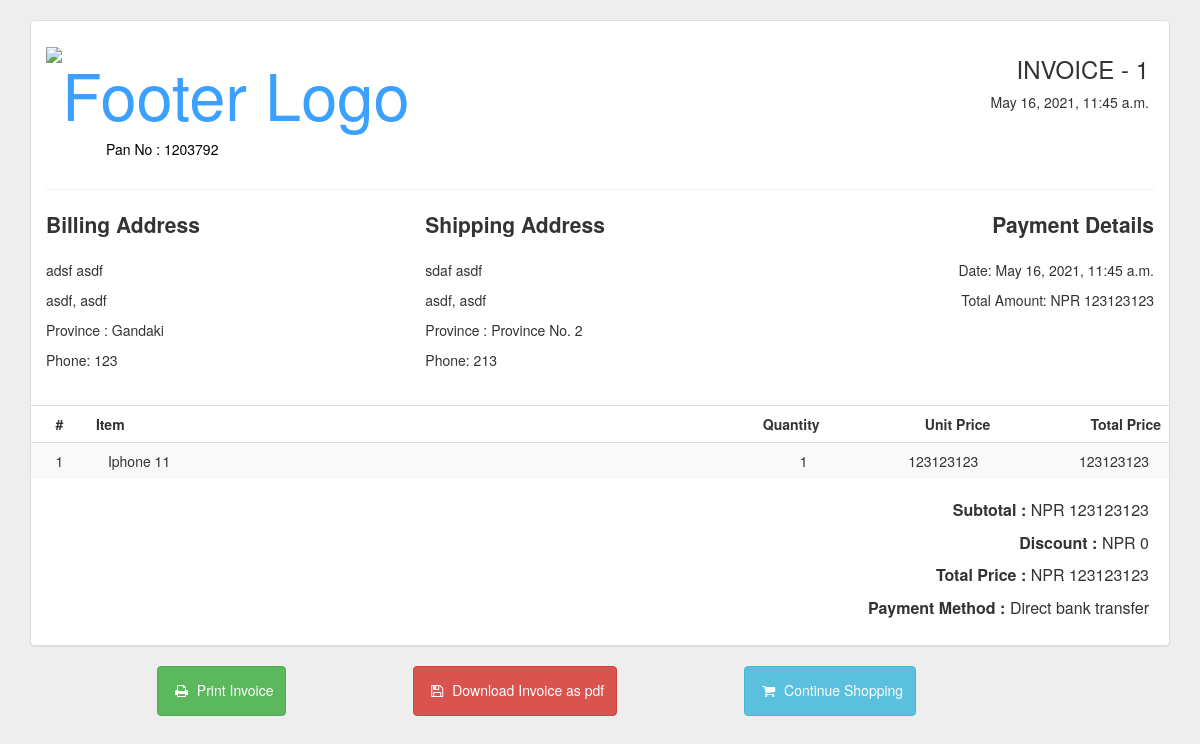
The page /invoice/1/ (signed in) on the database its author committed.
### Commerce/models.py (models this page shows, shortened)
class Order(models.Model):
    user = models.ForeignKey(User, on_delete = models.CASCADE)
    order_type = models.CharField(max_length = 50, blank = True, null = True)
    ordered_date = models.DateTimeField(auto_now_add = True)
    payment_method = models.CharField(max_length = 100, blank = False, null = False)
    subtotal_price = models.PositiveBigIntegerField()
    Coupon_used = models.CharField(max_length = 100, blank = True, null = True, verbose_name = 'Coupon Code Used')
    discount_amount = models.PositiveBigIntegerField(blank = True, null = True, verbose_name = 'Discount Amount')
    delivery_charge = models.PositiveBigIntegerField(blank = True, null = True, verbose_name = 'Delivery Charge')
    total_paid_price = models.PositiveBigIntegerField()
    status = models.CharField(max_length = 50, choices = STATUS_CHOICES, default = 'Order Placed')
    complete = models.BooleanField(default = False)
    cancel_reason = models.TextField(blank = True, null = True, verbose_name = 'Cancel Reason (Only to be filled when order is cancelled)')

class BillingAddress(models.Model):
    order = models.ForeignKey(Order, on_delete = models.CASCADE)
    first_name = models.CharField(max_length = 200)
    last_name = models.CharField(max_length = 200)
    locality = models.CharField(max_length = 200)
    city = models.CharField(max_length = 100)
    zipcode = models.IntegerField(blank = True, null = True)
    province = models.CharField(choices = PROVINCE_CHOICES, max_length = 100)
    phone = models.BigIntegerField()
    customer_pan_number = models.BigIntegerField(blank = True, null = True)
    alternative_phone_number = models.BigIntegerField(blank = True, null = True)

class ShippingAddress(models.Model):
    order = models.ForeignKey(Order, on_delete = models.CASCADE)
    first_name = models.CharField(max_length = 200)
    last_name = models.CharField(max_length = 200)
    locality = models.CharField(max_length = 200)
    city = models.CharField(max_length = 100)
    zipcode = models.IntegerField(blank = True, null = True)
    province = models.CharField(choices = PROVINCE_CHOICES, max_length = 100)
    phone = models.BigIntegerField()
    alternative_phone_number = models.BigIntegerField(blank = True, null = True)
    pickup_address = models.TextField()
    special_notes = models.TextField(blank = True, null = True)

class OrderItem(models.Model):
    order = models.ForeignKey(Order, on_delete = models.CASCADE)
    product = models.ForeignKey(Product, on_delete = models.CASCADE)
    quantity =  models.PositiveIntegerField(default = 1)
    unit_price = models.IntegerField()
    total_price = models.IntegerField()

### Shop/models.py (models this page shows, shortened)
class Product(models.Model):
    product_name = models.CharField(max_length = 400)
    slug = models.SlugField(max_length = 200, unique = True, blank =True,default = '')
    description = models.TextField(blank = True, null = True)
    model_number = models.CharField(max_length = 200, null = True, blank = True)
    specifications = RichTextField(blank = True, null = True)
    overview = RichTextField(blank = True, null = True)
    shipping_and_returns = RichTextField(blank = True, null = True)
    published_date = models.DateField(default = date.today)
    availability = models.CharField(choices = availability_choices, max_length = 200)
    sale = models.CharField(max_length = 50, choices = availability_choices)
    new = models.CharField(max_length = 50, choices = availability_choices)
    previous_price = models.PositiveBigIntegerField(blank = True, null = True)
    current_price = models.PositiveBigIntegerField()
    discount_percentage = models.IntegerField(blank = True , null =True)
    thumbnail = models.ImageField(upload_to = 'images/product images')
    brand = models.CharField(max_length = 200, blank = True, null = True)
    category = models.CharField(max_length = 200, blank = True, null = True)
    subcategory = models.CharField(max_length = 200, blank =True, null = True)
    quantity = models.IntegerField(blank = True, null = True)
    total_review = models.IntegerField(blank = True, null = True, verbose_name = 'Total Reviews')
    average_rating = models.FloatField(blank = True, null = True, verbose_name = 'Average Rating')
    int_average_rating = models.IntegerField(blank = True, null = True)
    meta_description = models.CharField(max_length = 500, blank = True, null = True)
    meta_keywords = models.CharField(max_length = 300, blank = True, null = True)
    page_title = models.CharField(max_length = 300)
    def image_tag(self):
        return mark_safe('<img src="%s" width="75" height="75" />' % (self.thumbnail.url))
    image_tag.short_description = 'Image'
    def __str__(self):
        return self.product_name

### Commerce/views.py (the view)
# urls.py: path('invoice/<int:orderID>/',views.invoice, name = 'invoice'),
@login_required
def invoice(request, orderID):
    user = request.user
    if user.is_superuser:
        order = Order.objects.filter(id = orderID)
    else:
        order = Order.objects.filter(id = orderID, user = request.user)
    context = {'order':order}
    return render(request, 'invoice.html', context)

### Homepage/context_processors.py (called while the page is built)
def navbar_message_processors(request):
    category_list =  Category.objects.all().order_by('priority')
    if category_list:
        return {'category' : category_list}
    else:
        return {'category' : ''}

### templates/invoice.html (shortened to what this page needs)
{% load static %}
<!DOCTYPE html>
<html lang="en">
<head>
    <link href="https://netdna.bootstrapcdn.com/bootstrap/3.3.6/css/bootstrap.min.css" rel="stylesheet">
    <link rel="stylesheet" href="{% static 'assets/css/invoice.css'%}">
    <link href="https://maxcdn.bootstrapcdn.com/font-awesome/4.3.0/css/font-awesome.min.css" rel="stylesheet">
</head>
<body>
    {% if order %}
    <div class="container bootstrap snippets bootdeys">
        <div class="row">
            <div class="col-sm-12">
                <div class="panel panel-default invoice" id="invoice">
                    <div class="panel-body">
                        <div class="row" id = 'invoice-header'>
                            <div class="col-sm-6 top-left">
                                <img src="{% static 'assets/images/logos/fa.png'%}" class="header-logo" alt="Footer Logo">
                                <p>Pan No : 1203792</p>
                            </div>
                            <div class="col-sm-6 top-right">
                                {% for o in order %}
                                 {% if forloop.first %}
                                <h3 class="marginright">INVOICE - {{o.id}}</h3>
                                <span class="marginright">{{o.ordered_date}}</span>
                            </div>
                        </div>
                        <hr>
                        <div class="row">
                            <div class="col-xs-4 from">
                                <p class="lead marginbottom"><b>Billing Address</b></p>
                                {% for e in o.billingaddress_set.all %}
                                <p>{{e.first_name}} {{e.last_name}}</p>
                                <p>{{e.locality}}, {{e.city}}</p>
                                <p>Province : {{e.province}}</p>
                                <p>Phone: {{e.phone}}</p>
                                {% endfor %}
                            </div>
                            <div class="col-xs-4 to">
                                <p class="lead marginbottom"><b>Shipping Address</b></p>
                                {% for e in o.shippingaddress_set.all %}
                                <p>{{e.first_name}} {{e.last_name}}</p>
                                <p>{{e.locality}}, {{e.city}}</p>
                                <p>Province : {{e.province}}</p>
                                <p>Phone: {{e.phone}}</p>
                                {% endfor %}
                            </div>
                            <div class="col-xs-4 text-right payment-details">
                                <p class="lead marginbottom payment-info"><b>Payment Details</b></p>
                                <p>Date: {{o.ordered_date}}</p>
                                <p>Total Amount: NPR {{o.total_paid_price}}</p>
                            </div>
                        </div>
                        <div class="row table-row">
                            <table class="table table-striped">
                                <thead>
                                    <tr>
                                        <th class="text-center" style="width:5%">#</th>
                                        <th style="width:50%">Item</th>
                                        <th class="text-right" style="width:15%">Quantity</th>
                                        <th class="text-right" style="width:15%">Unit Price</th>
                                        <th class="text-right" style="width:15%">Total Price</th>
                                    </tr>
                                </thead>
                                <tbody>
                                    {% for e in o.orderitem_set.all %}
                                    <tr>
                                        <td class="text-center">{{forloop.counter}}</td>
                                        <td>{{e.product}}</td>
                                        <td class="text-right">{{e.quantity}}</td>
                                        <td class="text-right">{{e.unit_price}}</td>
                                        <td class="text-right">{{e.total_price}}</td>
                                    </tr>
                                    {% endfor %}
                                </tbody>
                            </table>
                        </div>
                        <div class="row">
                            <div class="col-xs-6 text-right pull-right invoice-total">
                                <p> <b>Subtotal : </b> NPR {{o.subtotal_price}}</p>
                                {% if o.discount_amount %}
                                <p> <b>Discount : </b> NPR {{o.discount_amount}} </p>
                                {% else %}
                                <p> <b>Discount : </b> NPR 0</p>
                                {% endif %}
                                <p> <b>Total Price : </b> NPR {{o.total_paid_price}} </p>
                                <p> <b>Payment Method : </b> {{o.payment_method}}</p>
                            </div>
                        </div>
                    </div>
                </div>
                <div class="col margintop bottom-container">
                    <button class="btn btn-success" id="invoice-print"><i class="fa fa-print"></i> Print Invoice</button>
                    <button class="btn btn-danger" data-filename = {{o.id}} id = 'download-pdf'><i class="fa fa-save"></i> Download Invoice as pdf</button>
                    <a href = "{% url 'home' %}"><button class="btn btn-info"><i class="fa fa-shopping-cart"></i> Continue Shopping</button><a>
                </div>
                {% endif %}
                {% endfor %}
            </div>
        </div>
    </div>
    {% endif %}
</body>
</html>

### static/assets/css/invoice.css (style rules this page uses)
body { margin-top: 20px; background: #eee; white-space: nowrap; }
.header-logo { margin: 0; padding: 0; border: 0px solid black; width: 250px; height: 200px; object-fit: scale-down; }
.top-left p { color: black !important; font-size: 14px; margin-left: 60px; }
.bottom-container { display: flex; flex-direction: row; height: auto; width: 100%; margin-bottom: 40px !important; align-items : center; justify-content: space-evenly; text-align: center; }
.bottom-container button { padding: 12px; }
.bottom-container button i { margin: 5px; }
.panel { width: 100% !important; }
.panel-body { width: 100% !important; }
.invoice .top-left { font-size: 65px; color: #3ba0ff; }
.invoice .top-right { text-align: right; padding-right: 20px; }
.invoice .table-row { margin-left: -15px; margin-right: -15px; margin-top: 25px; }
.invoice .payment-info { font-weight: 500; }
.invoice .table-row .table>thead { border-top: 1px solid #ddd; }
.invoice .table-row .table>thead>tr>th { border-bottom: none; }
.invoice .table>tbody>tr>td { padding: 8px 20px; }
.invoice .invoice-total { margin-right: 5px; font-size: 16px; align-items: flex-end; text-align: right; }

### rows shown on the page
Order: id "1", ordered_date "May 16, 2021, 11:45 a.m.", total_paid_price "123123123", subtotal_price "123123123", shows "Discount :", discount_amount "NPR 0", payment_method "Direct bank transfer"
BillingAddress: first_name "adsf", last_name "asdf", locality "asdf", city "asdf", province "Gandaki", phone "123"
ShippingAddress: first_name "sdaf", last_name "asdf", locality "asdf", city "asdf", province "Province No. 2", phone "213"
OrderItem: product "Iphone 11", quantity "1", unit_price "123123123", total_price "123123123"
